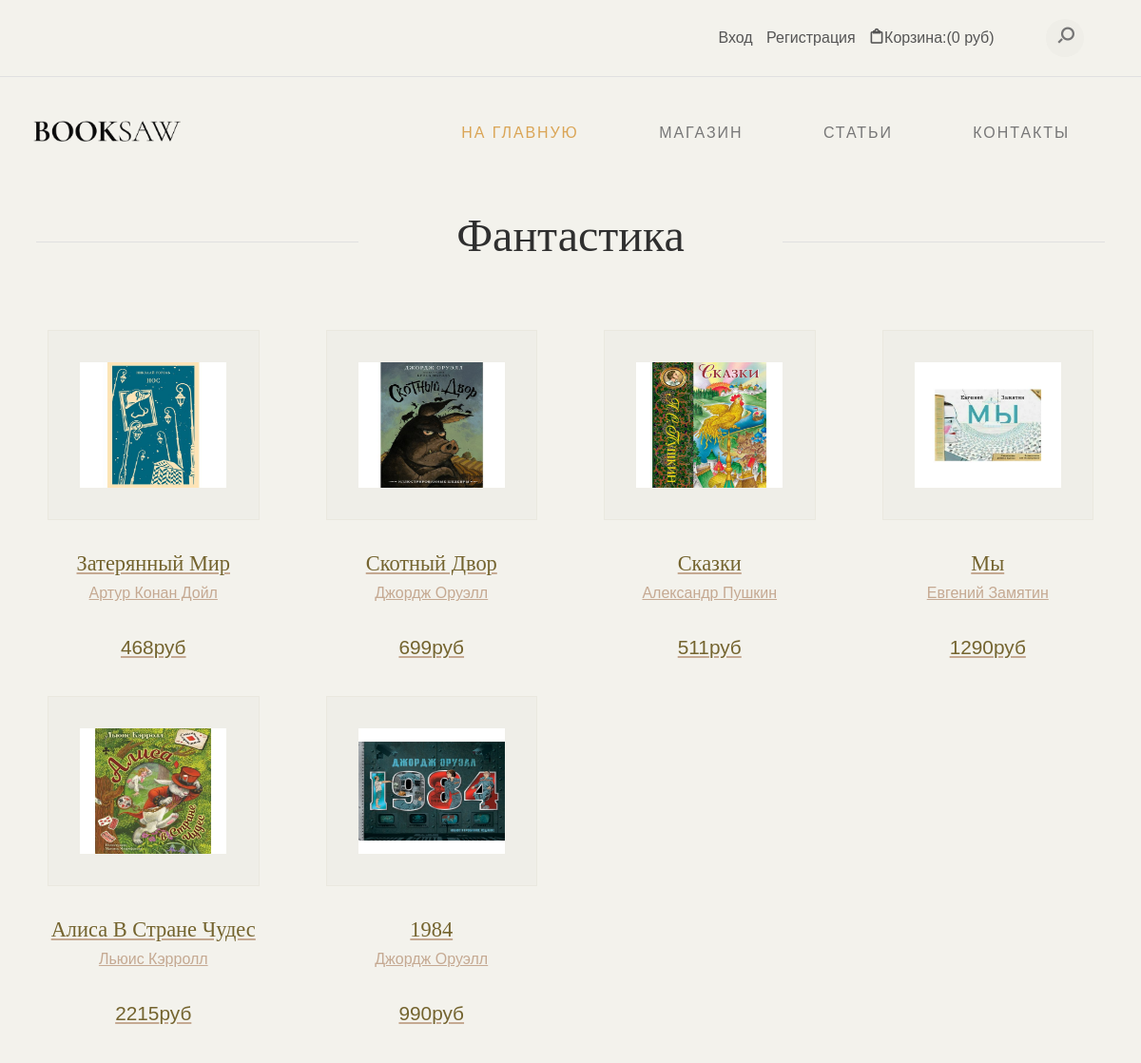
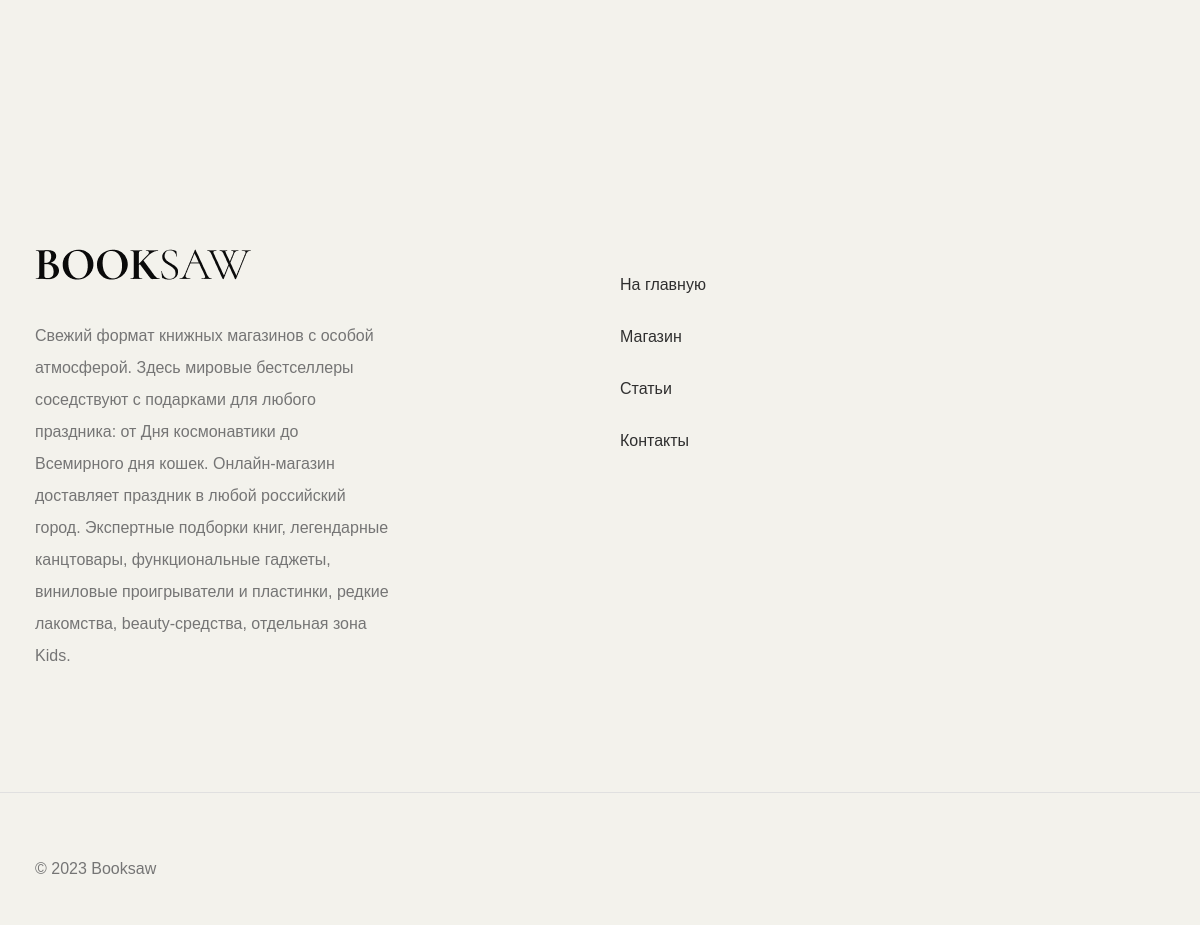
Screenshot of /books_category.php?category_id=1 with the database file from the repository (2 pictures, top to bottom).
### tables this page shows
CREATE TABLE `category` (
  `id` int(11) NOT NULL,
  `category_name` varchar(255) NOT NULL,
  `description` varchar(255) NOT NULL
);

CREATE TABLE `books` (
  `id` int(11) NOT NULL,
  `title` varchar(255) NOT NULL,
  `image` varchar(255) NOT NULL,
  `description` text NOT NULL,
  `author_id` int(11) NOT NULL,
  `category_id` int(11) NOT NULL,
  `price` int(11) NOT NULL
);

CREATE TABLE `authors` (
  `id` int(11) NOT NULL,
  `name` varchar(255) NOT NULL
);

### books_category.php (called while the page is built)
<?php
require 'models/Books.php';
$id = (int)$_GET['category_id'];
$limit = 24;
$books = Books::getCategoryBooks($limit, $id);
$title = $books[0]['category_name'];
require 'views/books_category_view.php';

### models/Books.php (called while the page is built, shortened)
<?php
class Books
{
  public static function getCategoryBooks($limit, $id){
    $pdo = DBConnect::getConnection();
    $query = "SELECT books.id AS book_id, title, image, authors.id AS author_id, name, category.id AS category_id, category_name, price FROM books, authors, category WHERE author_id = authors.id AND category_id = category.id AND category_id = ? ORDER BY RAND() LIMIT $limit;";
    $result = $pdo->prepare($query);
    $result->execute([$id]);
    return $result->fetchAll();
  }
}

### views/books_category_view.php (the view, shortened to what this page needs)
<?php
require 'components/header.php';
?>
<section class="bookshelf">
  <div class="container">
    <div class="row">
      <div class="col-md-12">
        <div class="section-header align-center">
          <h2 class="section-title"><?=$title ?? 'Книги'?></h2>
        </div>
      </div>
    </div>
    <div class="row">
      <?php foreach($books as $book):?>
        <div class="col-md-3">
          <a href="single-book.php?id=<?=$book['book_id']?>">
            <figure class="product-style">
              <img
                src="<?=$book['image']?>"
                alt="<?=$book['title']?>"
                class="product-item"
              />
              <figcaption>
                <h3><?=$book['title']?></h3>
                <p><?=$book['name']?></p>
                <div class="item-price"><?=$book['price']?>руб</div>
              </figcaption>
            </figure>
          </a>
        </div>
      <?php endforeach;?>
    </div>
  </div>
</section>
<?php
require 'components/footer.php';
?>

### components/header.php (shortened to what this page needs)
<!DOCTYPE html>
	<html lang="en">
	<head>
		<link rel="stylesheet" type="text/css" href="css/normalize.css">
		<link rel="stylesheet" type="text/css" href="icomoon/icomoon.css">
		<link rel="stylesheet" type="text/css" href="css/vendor.css">
		<link rel="stylesheet" type="text/css" href="css/style.css">
	</head>
<body>
<div id="header-wrap">
	<div class="top-content">
		<div class="container">
			<div class="row">
				<div class="col-md-4">
				</div>
				<div class="col-md-8">
					<div class="right-element">
						<?php if(isset($_SESSION['valid_user'])):?>
						<a href="#" class="user-account for-buy"><i class="icon icon-user"></i><span>Привет, <?=$_SESSION['full_name']?></span></a>
						<a href="core/exit.php"><span>Выход</span></a>
						<?php else:?>
						<a href="enter.php"><span>Вход</span></a>
						<a href="registration.php"><span>Регистрация</span></a>
						<?php endif;?>
						<a href="#" class="cart for-buy"><i class="icon icon-clipboard"></i><span>Корзина:(0 руб)</span></a>
						<div class="action-menu">
							<div class="search-bar">
								<a href="#" class="search-button search-toggle" data-selector="#header-wrap">
									<i class="icon icon-search"></i>
								</a>
								<form role="search" method="get" class="search-box">
									<input class="search-field text search-input" placeholder="Поиск" type="search">
								</form>
							</div>
						</div>
					</div>
				</div>
			</div>
		</div>
	</div>
	<header id="header">
		<div class="container">
			<div class="row">
				<div class="col-md-2">
					<div class="main-logo">
						<a href="index.php"><img src="images/main-logo.png" alt="logo"></a>
					</div>
				</div>
				<div class="col-md-10">
					<nav id="navbar">
						<div class="main-menu stellarnav">
							<ul class="menu-list">
								<li class="menu-item active"><a href="/index.php" data-effect="Home">На главную</a></li>
								<li class="menu-item"><a href="books.php" class="nav-link" data-effect="Shop">Магазин</a></li>
								<li class="menu-item"><a href="posts.php" class="nav-link" data-effect="Articles">Статьи</a></li>
								<li class="menu-item"><a href="contact.php" class="nav-link" data-effect="Contact">Контакты</a></li>
							</ul>
						</div>
					</nav>
				</div>
			</div>
		</div>
	</header>
</div>

### components/footer.php (shortened to what this page needs)
<footer id="footer">
	<div class="container">
		<div class="row">
			<div class="col-md-6">
				<div class="footer-item">
					<div class="company-brand">
						<img src="images/main-logo.png" alt="logo" class="footer-logo">
						<p>Свежий формат книжных магазинов с особой атмосферой. Здесь мировые бестселлеры соседствуют с подарками для любого праздника: от Дня космонавтики до Всемирного дня кошек. Онлайн-магазин доставляет праздник в любой российский город. Экспертные подборки книг, легендарные канцтовары, функциональные гаджеты, виниловые проигрыватели и пластинки, редкие лакомства, beauty-средства, отдельная зона Kids.</p>
					</div>
				</div>
			</div>
			<div class="col-md-6">
				<div class="footer-menu">
					<ul class="menu-list">
						<li class="menu-item">
							<a href="index.php">На главную</a>
						</li>
						<li class="menu-item">
							<a href="books.php">Магазин</a>
						</li>
						<li class="menu-item">
							<a href="posts.php">Статьи</a>
						</li>
						<li class="menu-item">
							<a href="contact.php">Контакты</a>
						</li>
					</ul>
				</div>
			</div>
		</div>
	</div>
</footer>
<div id="footer-bottom">
	<div class="container">
		<div class="row">
			<div class="col-md-12">
				<div class="copyright">
					<div class="row">
						<div class="col-md-6">
							<p>© <?php echo date("Y") ?> Booksaw</p>
						</div>
						<div class="col-md-6">
						</div>
					</div>
				</div>
			</div>
		</div>
	</div>
</div>
</body>
</html>

### icomoon/icomoon.css (style rules this page uses)
[class^="icon-"], [class*=" icon-"] { font-family: 'icomoon' !important; speak: never; font-style: normal; font-weight: normal; font-variant: normal; text-transform: none; line-height: 1; -webkit-font-smoothing: antialiased; -moz-osx-font-smoothing: grayscale; }
.icon-search:before { content: "\e905"; }
.icon-clipboard:before { content: "\e908"; }

### rows the page displays
category: category_name "Фантастика"
books: image (picture), title "Затерянный Мир", author.name "Артур Конан Дойл", price "468"
books: image (picture), title "Скотный Двор", author.name "Джордж Оруэлл", price "699"
books: image (picture), title "Сказки", author.name "Александр Пушкин", price "511"
books: image (picture), title "Мы", author.name "Евгений Замятин", price "1290"
books: image (picture), title "Алиса В Стране Чудес", author.name "Льюис Кэрролл", price "2215"
books: image (picture), title "1984", author.name "Джордж Оруэлл", price "990"
